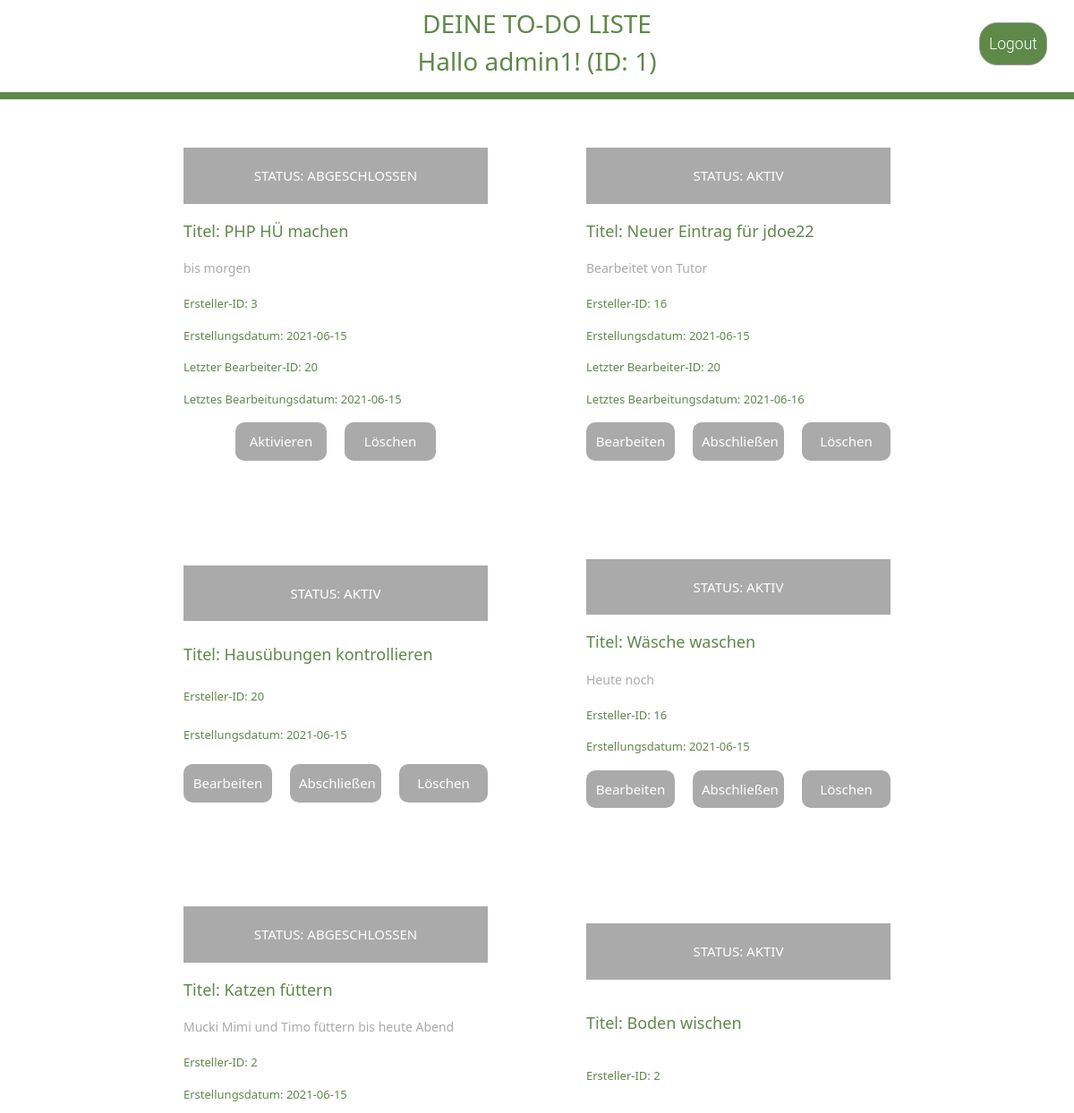
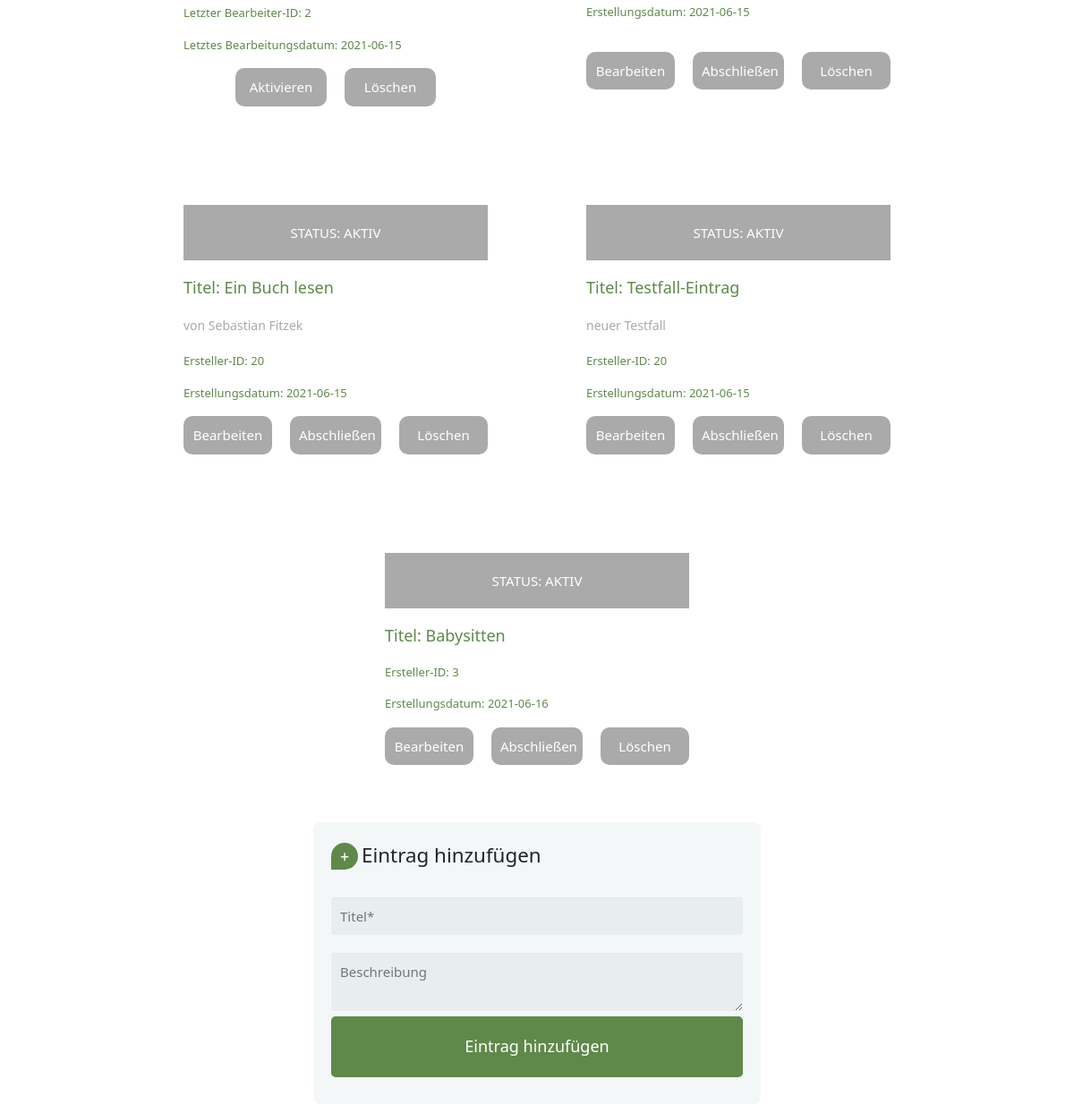
Screenshot of /HUE05_V2/index.php (signed in) with the database file from the repository (2 pictures, top to bottom).
### tables this page shows
CREATE TABLE `todolist_item` (
  `entryid` int(11) NOT NULL,
  `creationdate` date NOT NULL,
  `creatorid` int(11) NOT NULL,
  `title` varchar(50) NOT NULL,
  `editdate` date DEFAULT NULL,
  `text` varchar(300) DEFAULT NULL,
  `status` varchar(13) NOT NULL DEFAULT 'aktiv',
  `editorid` int(11) DEFAULT NULL
);

### HUE05_V2/Database.php (called while the page is built, shortened)
<?php
class Database
{
    public static $oMysqli;
    public static function selectQuery(string $sQuery): ?mysqli_result
    {
        if (Database::connect())
        {
            $mResult = Database::$oMysqli->query($sQuery);
            return $mResult;
        }
        else
        {
            echo "Could not connect in selectQuery!";
            return null;
        }
    }
    private static function connect():bool
    {
        Database::$oMysqli = @new mysqli(DB_SERVER, DB_USERNAME, DB_PASSWORD, DB_DATABASE);
        return true;
    }
}

### HUE05_V2/TodoListItem.php (the view, shortened to what this page needs)
<?php
class TodoListItem
{
    public function __toString():string
    {
        $result = "\n<div id='".$this->entryId."' class='entry'>
            <div class='status'>Status: ".$this->status."</div>
            <h3 class='title'>Titel: ".$this->title."</h3>";
        if($this->text != null)
            $result .= "<p class='note'>".$this->text."</p>";
        $result .= "<p>Ersteller-ID: ".$this->creatorId."</p>
            <p>Erstellungsdatum: ".$this->creationDate."</p>";
        if($this->editorId != null) {
            $result .= "<p>Letzter Bearbeiter-ID: " . $this->editorId . "</p>";
            $result .= "<p>Letztes Bearbeitungsdatum: " . $this->editDate . "</p>";
        }
        $result .= "<div class='buttons'>\n";
        if($this->status != "abgeschlossen") {
            $result .= "<input type='hidden' name='action' value='edit'>";
            $result .= "<a href='index.php?action=edittask&entryid=".$this->entryId."' class='edit' data-toogle='modal' data-target='#editModal'>Bearbeiten</a>";
            $result .= "<input type='hidden' name='action' value='finish'>";
            $result .= "<a href='index.php?action=finishtask&entryid=" . $this->entryId . "' class='finish'>Abschließen</a>";
        }
        else{
            $result .= "<input type='hidden' name='action' value='open'>";
            $result .= "<a href='index.php?action=opentask&entryid=" . $this->entryId . "' class='finish'>Aktivieren</a>";
        }
        $result .= "<input type='hidden' name='action' value='delete'>";
        $result .= "<a href='index.php?action=deletetask&entryid=".$this->entryId."' class='delete'>Löschen</a>";
        $result .= "\n</div>\n</div>";
        return $result;
    }
}

### HUE05_V2/index.php (shortened to what this page needs)
<!doctype html>
<html lang="en">
<head>
    <link rel="stylesheet" type="text/css" href="css/style.css"/>
    <link href="https://cdn.jsdelivr.net/npm/bootstrap@5.0.1/dist/css/bootstrap.min.css" rel="stylesheet">
</head>
<body>
<?php
$errors = [];
if(!isset($_SESSION["user"])){
    if(isset($_REQUEST["action"]) && $_REQUEST["action"] == "login"){
        if(isset($_REQUEST["username"])
            && isset($_REQUEST["password"])
            && $_REQUEST["username"] != ""
            && $_REQUEST["password"] != ""
            && checkLogin($_REQUEST["username"], $_REQUEST["password"])){
            $_SESSION["user"] = array("username" => $_REQUEST["username"],
                "userid" => getUserId($_REQUEST["username"]));
            showData($_SESSION["user"]["userid"]);
            showTaskForm();
            showLogoutForm();
        }
        else{
            echo("<div class='notify red'>Login data incorrect!</div>");
            showLoginForm();
            showRegistrationForm();
        }
    }
    else if(isset($_REQUEST["action"]) && $_REQUEST["action"] == "register"){
        if(checkRegistration() && usernameAvailable($_REQUEST["usernamereg"])){
            register($_REQUEST["usernamereg"], $_REQUEST["password1"], $_REQUEST["email"]);
            echo "<div class='notify green'>Successfully registered! You can now login with the username ".$_REQUEST["usernamereg"]."</div><br>";
        }
        else{
            echo("<div class='notify red'>Registration data not correct!</div>");
        }
        showLoginForm();
        showRegistrationForm();
    }
    else{
        showLoginForm();
        showRegistrationForm();
    }
}
else {
    if (isset($_REQUEST["action"]) && $_REQUEST["action"] == "addTasks") {
        if (titleAvailable($_REQUEST["addTitle"]) && checkAddEntry()) {
            createTask($_SESSION["user"]["userid"], $_REQUEST["addTitle"], $_REQUEST["addNote"]);
            echo("<div class='notify green'>New task created.</div>");
        }
        else{
            echo("<div class='notify red'>Task could not be created - incorrect/duplicate content.</div>");
        }
        showData($_SESSION["user"]["userid"]);
        showTaskForm();
        showLogoutForm();
    }
    else if (isset($_REQUEST["action"]) && $_REQUEST["action"] == "logout") {
        unset($_SESSION["user"]);
        showLoginForm();
        showRegistrationForm();
    }
    else {
        showData($_SESSION["user"]["userid"]);
        showTaskForm();
        showLogoutForm();
    }
}
function isAdmin(int $userID):bool{
    $selectQuery = "SELECT role FROM user
                    WHERE userid = " . $userID . ";";
    $data = Database::selectQuery($selectQuery);
    $row = mysqli_fetch_assoc($data);
    if($row["role"] != 1)
        return false;
    else
        return true;
}
function showData($userID)
{
    if (!isAdmin($userID))
        $selectQuery = "SELECT * FROM todolist_item WHERE creatorid = " . $userID . ";";
    else
        $selectQuery = "SELECT * FROM todolist_item;";
    $data = Database::selectQuery($selectQuery);
    $todolist = new TodoList($_SESSION["user"]["userid"], $_SESSION["user"]["username"]);
    while ($row = $data->fetch_assoc()) {
        $todolistitem = new TodoListItem($row["entryid"], $row["creationdate"], $row["creatorid"], $row["title"], $row["editdate"], $row["text"], $row["status"], $row["editorid"]);
        array_push($todolist->entries, $todolistitem);
    }
    echo $todolist;
}
function showTaskForm(){
    global $errors;
    $title = "";
    ?>
    <div class="form-style-5">
        <form action="<?php echo($_SERVER['PHP_SELF']);?>" method="post">
            <fieldset>
                <legend><span class="number">+</span>Eintrag hinzufügen</legend>
                <?php
                if(isset($errors["addTitle"])){
                    echo('<input type="text" name="addTitle" id="addTitle" placeholder="Titel*" class="error" value="'.$title.'">');
                    echo($errors["addTitle"]);
                }
                else echo('<input type="text" name="addTitle" id="addTitle" placeholder="Titel*" value="'.$title.'">');
                if(isset($_REQUEST["addNote"]) && count($errors) > 0){
                    $desc = $_REQUEST["addNote"];
                    echo('<textarea name="addNote" id="addNote">'.$desc.'</textarea>');
                }
                else echo('<textarea name="addNote" id="addNote" placeholder="Beschreibung"></textarea>');
                ?>
            </fieldset>
            <input type="submit" id="addTasks" value="Eintrag hinzufügen">
        </form>
    </div>
    <?php
}
    ?>
    </div><?php
function showLogoutForm(){ ?>
    <form action="<?php echo($_SERVER['PHP_SELF']);?>" method="post">
        <input type="submit" value="Logout" class="logout_button">
    </form>
    <?php
}?>
</body>
</html>

### HUE05_V2/TodoList.php (shortened to what this page needs)
<?php
class TodoList
{
    public function __toString():string
    {
        $result="<div class='welcome'>\n
        <h1>DEINE TO-DO LISTE</h1>\n
        <h2>Hallo " . $this->username . "! (ID: ".$this->userId.")</h2>\n
        </div>\n";
        $result.="<div class='toDoList'>\n";
        foreach($this->entries as $entry) {
                $result .= $entry;
        }
        $result .= "\n</div>";
        return $result;
    }
}

### HUE05_V2/css/style.css (style rules this page uses)
body { position: relative; font-family: "Bahnschrift", sans-serif; box-sizing: border-box; background: url("../img/bg.jpg"); }
.welcome { width: 100%; background-color: #fff; text-align: center; color: #5e8949; padding: 10px; border-bottom: 8px solid #5e8949; }
h1, h2 { margin: 0; font-size: 28px !important; }
.title { text-align: left; font-size: 18px !important; }
form input, form a { box-sizing: border-box; border-radius: 5px; border: 1px solid #999; padding: 4px; outline: none; }
.reg_button, .login_button, .logout_button { font-size: 1.1em; padding: 10px; font-family: Roboto, sans-serif; font-weight: 300; color: #fff; background-color: #5e8949; border-radius: 20px; cursor: pointer; margin-bottom: 2em; margin-top: 15px; }
.logout_button { position: absolute; top: 10px; right: 30px; }
.toDoList { width: 100%; padding: 2%; display: flex; gap: 50px; flex-wrap: wrap; justify-content: center; }
.entry { display: flex; justify-content: space-evenly; flex-direction: column; background-color: #fff; color: #5e8949; padding: 30px; border-radius: 20px; font-size: 13px; width: 400px; }
.entry h3 { margin-bottom: 20px; }
.status { background-color: #aaa; color: #fff; padding: 20px; text-transform: uppercase; margin-bottom: 20px; font-size: 15px; text-align: center; }
.note { color: #aaa; font-size: 14px; margin-bottom: 20px; }
.buttons { display: flex; justify-content: center; gap: 20px; text-align: center; }
.delete, .edit, .finish { background-color: #aaa; color: #fff; padding: 10px; border-radius: 10px; cursor: pointer; font-size: 15px; border: none; width: 30%; text-decoration: none; }
input { display: inline-block; margin: 2px; }
.form-style-5 { max-width: 500px; background: #f4f7f8; margin: 10px auto; padding: 20px; border-radius: 8px; }
.form-style-5 fieldset { border: none; }
.form-style-5 legend { font-size: 1.4em; margin-bottom: 10px; }
.form-style-5 input[type="text"], .form-style-5 textarea { background: rgba(255,255,255,.1); border: none; border-radius: 4px; font-size: 15px; outline: 0; padding: 10px; width: 100%; box-sizing: border-box; -webkit-box-sizing: border-box; -moz-box-sizing: border-box; background-color: #e8eeef; color:#8a97a0; -webkit-box-shadow: 0 1px 0 rgba(0,0,0,0.03) inset; box-shadow: 0 1px 0 rgba(0,0,0,0.03) inset; margin-top: 20px; }
.form-style-5 .number { background: #5e8949; color: #fff; height: 30px; width: 30px; display: inline-block; font-size: 0.8em; margin-right: 4px; line-height: 30px; text-align: center; text-shadow: 0 1px 0 rgba(255,255,255,0.2); border-radius: 15px 15px 15px 0px; }
.form-style-5 input[type="submit"], .form-style-5 input[type="button"] { position: relative; display: block; padding: 19px 39px 18px 39px; color: #FFF; margin: 0 auto; background: #5e8949; font-size: 18px; text-align: center; font-style: normal; width: 100%; border: 1px solid #5e8949; border-width: 1px 1px 3px; margin-bottom: 10px; }

### rows the page displays
todolist_item: status "ABGESCHLOSSEN", title "PHP HÜ machen", text "bis morgen", creatorid "3", creationdate "2021-06-15", editorid "20", editdate "2021-06-15"
todolist_item: status "AKTIV", title "Neuer Eintrag für jdoe22", text "Bearbeitet von Tutor", creatorid "16", creationdate "2021-06-15", editorid "20", editdate "2021-06-16"
todolist_item: status "AKTIV", title "Hausübungen kontrollieren", creatorid "20", creationdate "2021-06-15"
todolist_item: status "AKTIV", title "Wäsche waschen", text "Heute noch", creatorid "16", creationdate "2021-06-15"
todolist_item: status "ABGESCHLOSSEN", title "Katzen füttern", text "Mucki Mimi und Timo füttern bis heute Abend", creatorid "2", creationdate "2021-06-15", editorid "2", editdate "2021-06-15"
todolist_item: status "AKTIV", title "Boden wischen", creatorid "2", creationdate "2021-06-15"
todolist_item: status "AKTIV", title "Ein Buch lesen", text "von Sebastian Fitzek", creatorid "20", creationdate "2021-06-15"
todolist_item: status "AKTIV", title "Testfall-Eintrag", text "neuer Testfall", creatorid "20", creationdate "2021-06-15"
todolist_item: status "AKTIV", title "Babysitten", creatorid "3", creationdate "2021-06-16"

### other values shown
$this->username "admin1"
$this->userId "1"
